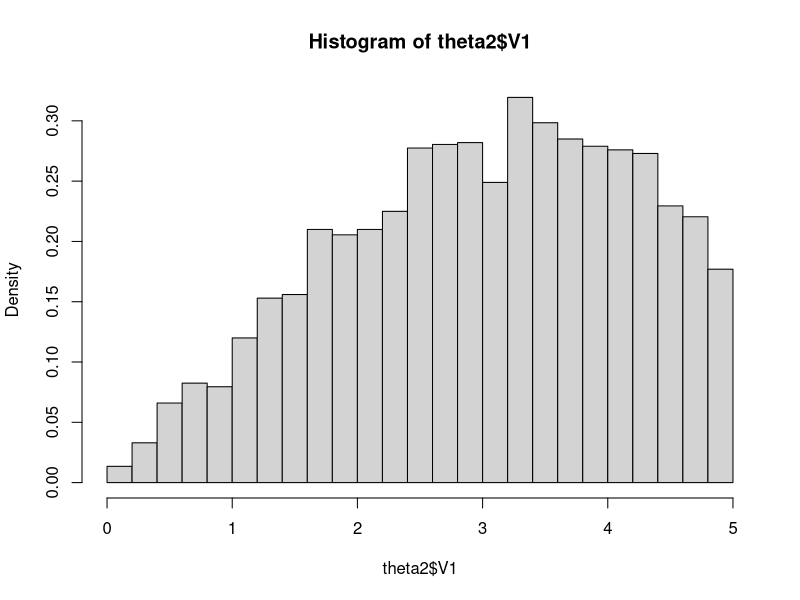

This figure's R source:
theta2 = read.table("2d-shdf-surrogate-theta2-sampled.dat")
postscript("2d-shdf-surrogate-theta2-hist.eps",onefile=FALSE,pointsize=14)
hist(theta2$V1, breaks=25, xlim=c(0, 5), freq=FALSE)
dev.off()
